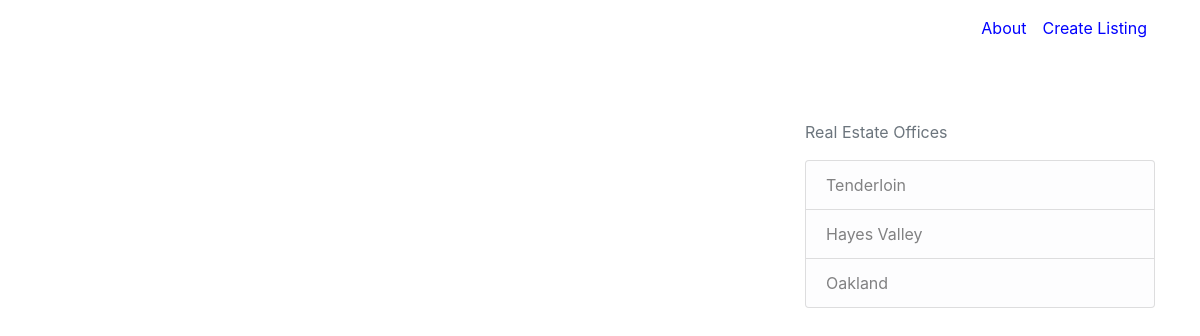
Page /home on the earlier database version.
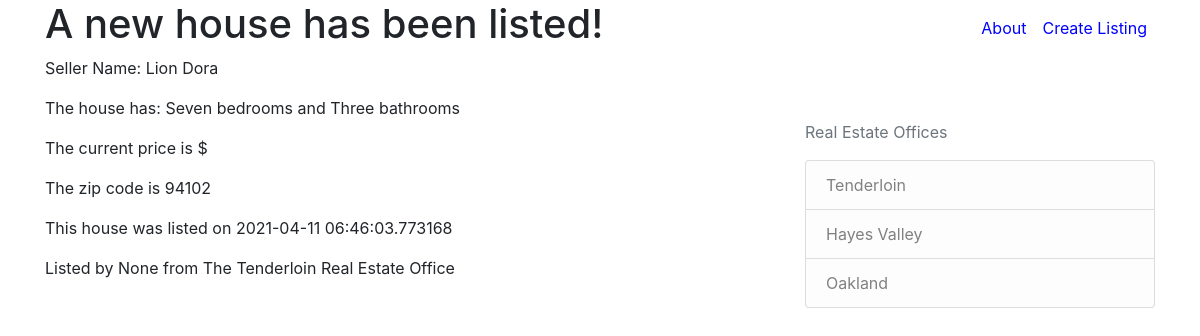
Same page on the later database version.
### real_estate/models.py (models this page shows, shortened)
class Listing(db.Model):
    id = db.Column(db.Integer, primary_key=True)
    seller = db.Column(db.String(100), nullable=False)
    date = db.Column(db.DateTime, nullable=False, default=datetime.utcnow)
    bedrooms = db.Column(db.String(100), nullable=False)
    bathrooms = db.Column(db.String(100), nullable=False)
    zipcode = db.Column(db.String(100), nullable=False)
    office = db.Column(db.String(100), nullable=False)
    agent_id = db.Column(db.Integer, db.ForeignKey('agent.id'), nullable=False)

### real_estate/routes.py (the view)
@app.route("/")
@app.route("/home")
def home():
    listings = Listing.query.all()
    return render_template('home.html', listings=listings)

### real_estate/templates/home.html
{% extends "layout.html" %}
{% block navigation%}
<a class="nav-item nav-link" href="{{ url_for('about') }}" style="color:blue">About</a>
<a class="nav-item nav-link" href="{{ url_for('new_listing') }}" style="color:blue">Create Listing</a>
{% endblock navigation %}
{% block content %}
    {% for listing in listings %}
        <h1>A new house has been listed!</h1>
        <p>Seller Name: {{ listing.seller }}</p>
        <p>The house has: {{ listing.bedrooms }} bedrooms and {{ listing.bathrooms }} bathrooms</p>
        <p>The current price is ${{ listing.price }}</p>
        <p>The zip code is {{ listing.zipcode }}</p>
        <p>This house was listed on {{ listing.date }}</p>
        <p>Listed by {{ listing.agent }} from The {{ listing.office }} Real Estate Office</p>
    {% endfor %}
{% endblock content %}

### real_estate/templates/layout.html (shortened to what this page needs)
<!DOCTYPE html>
<html>
    <head>
        <link rel="stylesheet" href="https://maxcdn.bootstrapcdn.com/bootstrap/4.0.0/css/bootstrap.min.css">
    </head>
    <body>
        <header class="site-header">
            <nav class="navbar navbar-expand-md navbar-dark bg-steel fixed-top">
              <div class="container">
                <div class="collapse navbar-collapse" id="navbarToggle">
                  <div class="navbar-nav">
                        {% block navigation %}{% endblock %}
                  </div>
                </div>
              </div>
            </nav>
          </header>
          <main role="main" class="container">
            <div class="row">
              <div class="col-md-8">
                {% block content %}{% endblock %}
              </div>
              <div class="col-md-4">
                <div class="content-section">
                    <br>
                    <br>
                    <br>
                    <br>
                    <br>
                  <p class='text-muted'>Real Estate Offices
                    <ul class="list-group">
                      <li class="list-group-item list-group-item-light">Tenderloin</li>
                      <li class="list-group-item list-group-item-light">Hayes Valley</li>
                      <li class="list-group-item list-group-item-light">Oakland</li>
                    </ul>
                  </p>
                </div>
              </div>
            </div>
          </main>
    </body>
</html>

Differences in the rows shown:
added Listing: seller "Lion Dora", bedrooms "Seven", bathrooms "Three", zipcode "94102", date "2021-04-11 06:46:03.773168", agent "None", office "Tenderloin"
